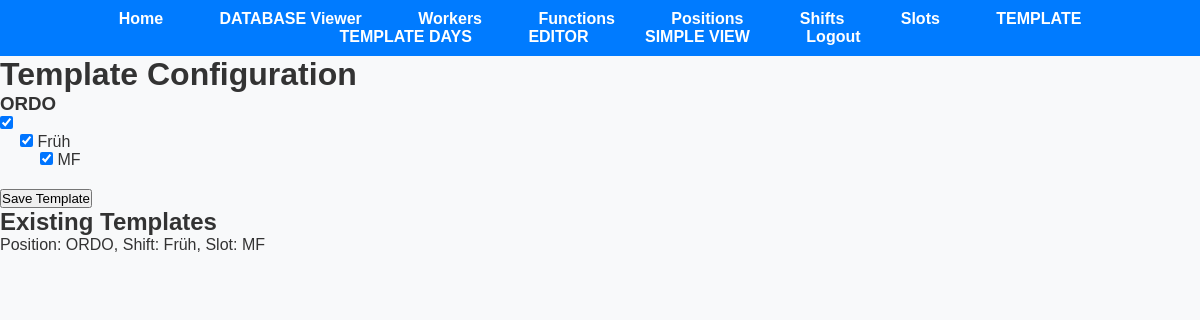
Page /template (signed in) on the earlier database version.
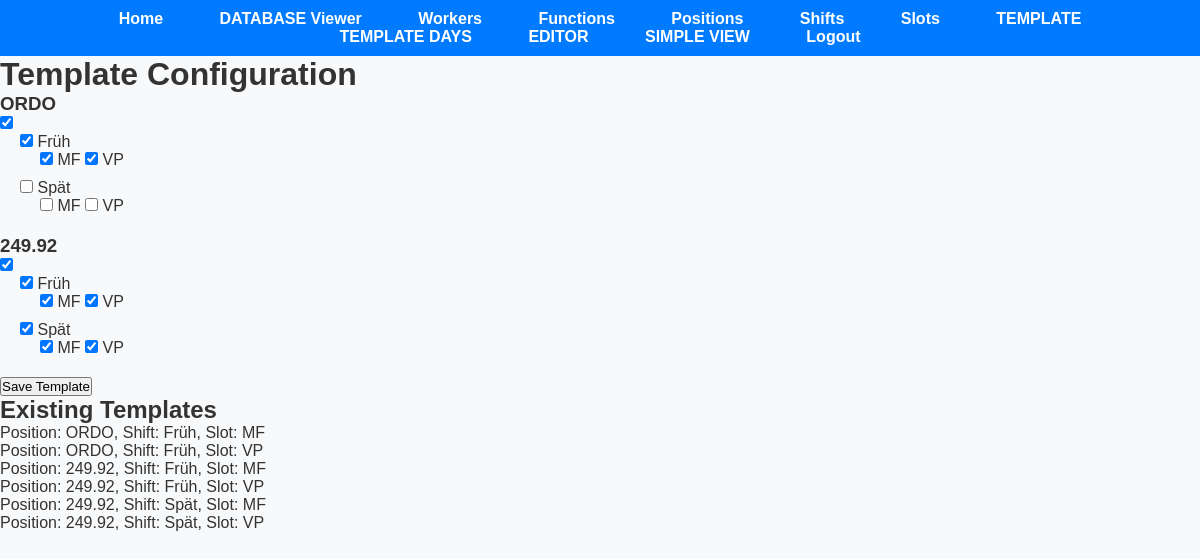
Same page on the later database version.
### app.py (models this page shows, shortened)
class Position(db.Model):
    position_id = db.Column(db.Integer, primary_key=True)
    user_id = db.Column(db.Integer, nullable=False)
    name = db.Column(db.String(50), nullable=False)

class Shift(db.Model):
    shift_id = db.Column(db.Integer, primary_key=True)
    user_id = db.Column(db.Integer, nullable=False)
    name = db.Column(db.String(50), nullable=False)

class Template(db.Model):
    id = db.Column(db.Integer, primary_key=True)
    user_id = db.Column(db.Integer, db.ForeignKey('user.id'), nullable=False)
    position_id = db.Column(db.Integer, db.ForeignKey('position.position_id'), nullable=False)
    shift_id = db.Column(db.Integer, db.ForeignKey('shift.shift_id'), nullable=False)
    slot_id = db.Column(db.Integer, db.ForeignKey('slot.slot_id'), nullable=False)
    user = db.relationship('User', backref=db.backref('templates', lazy=True))
    position = db.relationship('Position', backref='templates')
    shift = db.relationship('Shift', backref='templates')
    slot = db.relationship('Slot', backref='templates')

class Slot(db.Model):
    slot_id = db.Column(db.Integer, primary_key=True)
    user_id = db.Column(db.Integer, nullable=False)
    name = db.Column(db.String(50), nullable=False)

### app.py (the view, shortened to what this page needs)
@app.route('/template', methods=['GET', 'POST'])
@login_required
@employer_required
def template():
    user_id = current_user.id
    positions = Position.query.filter_by(user_id=user_id).all()
    shifts = Shift.query.filter_by(user_id=user_id).all()
    slots = Slot.query.filter_by(user_id=user_id).all()
    existing_templates = Template.query.filter_by(user_id=user_id).all()
    selected_combinations = {(template.position_id, template.shift_id, template.slot_id) for template in existing_templates}
    print(selected_combinations)  # Debugging: print selected_combinations to see its contents
    return render_template('template.html', positions=positions, shifts=shifts, slots=slots, selected_combinations=selected_combinations, existing_templates=existing_templates, shift_has_data=shift_has_data)

### app.py (called while the page is built)
@login_manager.user_loader
def load_user(user_id):
    return User.query.get(int(user_id))

def employer_required(func):
    @wraps(func)
    def decorated_function(*args, **kwargs):
        if not current_user.is_authenticated:
            flash('You must be logged in to view this page.', 'error')
            return redirect(url_for('login'))
        if current_user.role != 'employer':
            flash('You do not have permission to view this page.', 'error')
            return redirect('/')
        return func(*args, **kwargs)
    return decorated_function

def shift_has_data(existing_templates, position_id, shift_id):
    for template in existing_templates:
        if (template.position_id == position_id) and (template.shift_id == shift_id):
            return True
    return False

### templates/template.html (shortened to what this page needs)
<!DOCTYPE html>
<html lang="en">
<head>
    <link rel="stylesheet" href="{{ url_for('static', filename='styles.css') }}">
</head>
<body>
    {% include 'navbar.html' %}
    <h1>Template Configuration</h1>
    <form id="templateForm" method="post" action="{{ url_for('template') }}">
        <div id="positionsContainer">
            {% for position in positions %}
            <div class="position" data-position-id="{{ position.position_id }}">
                <h3>{{ position.name }}</h3>
                <input type="checkbox" name="positions[{{ position.position_id }}][include]" value="{{ position.position_id }}" {% if position.position_id in selected_combinations|map(attribute=0) %} checked {% endif %}>
                <div class="shifts">
                    {% for shift in shifts %}
                    <div class="shift">
                        <input type="checkbox" name="positions[{{ position.position_id }}][shifts][{{ shift.shift_id }}][include]" value="{{ shift.shift_id }}" {% if shift_has_data(existing_templates, position.position_id, shift.shift_id) %} checked {% endif %}>
                        {{ shift.name }}
                        <div class="slots">
                            {% for slot in slots %}
                            <input type="checkbox" name="positions[{{ position.position_id }}][shifts][{{ shift.shift_id }}][slots][{{ slot.slot_id }}]" value="{{ slot.slot_id }}" {% if (position.position_id, shift.shift_id, slot.slot_id) in selected_combinations %} checked {% endif %}>
                            {{ slot.name }}
                            {% endfor %}
                        </div>
                    </div>
                    {% endfor %}
                </div>
            </div>
            {% endfor %}
        </div>
        <button type="submit">Save Template</button>
    </form>
    <h2>Existing Templates</h2>
    <ul>
        {% for template in existing_templates %}
        <li>Position: {{ template.position.name }}, Shift: {{ template.shift.name }}, Slot: {{ template.slot.name }}</li>
        {% endfor %}
    </ul>
</body>
</html>

### templates/navbar.html (shortened to what this page needs)
<nav>
    <ul>
        <li><a href="/">Home</a></li>
        {% if current_user.is_authenticated and current_user.role == 'employer' %}
        <li><a href="/database_viewer">DATABASE Viewer</a></li>
        <li><a href="/workers">Workers</a></li>
        <li><a href="/functions">Functions</a></li>
        <li><a href="/positions">Positions</a></li>
        <li><a href="/shifts">Shifts</a></li>
        <li><a href="/slots">Slots</a></li>
        <li><a href="/template">TEMPLATE</a></li>
        <li><a href="/template_days">TEMPLATE DAYS</a></li>
        <li><a href="/editor">EDITOR</a></li>
        <li><a href="/simple_view">SIMPLE VIEW</a></li>
        {% endif %}
        {% if not current_user.is_authenticated %}
        <li><a href="/login">Login</a></li>
        <li><a href="/register">Register</a></li>
        {% else %}
        <li><a href="/logout">Logout</a></li>
        {% endif %}
    </ul>
</nav>

### static/styles.css (style rules this page uses)
* { margin: 0; padding: 0; box-sizing: border-box; }
body { font-family: Arial, sans-serif; background-color: #f8f9fa; color: #333; }
nav { background-color: #007bff; padding: 10px 0; }
nav ul { list-style-type: none; text-align: center; }
nav ul li { display: inline-block; margin: 0 10px; }
nav ul li a { color: #fff; text-decoration: none; font-weight: bold; padding: 8px 16px; border-radius: 5px; transition: background-color 0.3s ease; }

### templates/template.html (style rules this page uses)
.position { margin-bottom: 20px; }
.shift { margin-left: 20px; margin-bottom: 10px; }
.slots { margin-left: 20px; }

Differences in the rows shown:
added Slot: {{ position.position_id }} "☑", name "VP"
added Shift: name "Spät", Slot (name "MF")
added Position: name "249.92", position_id "☑", Shift (name "Früh"), Slot (name "MF")
added Template: position.name "ORDO", shift.name "Früh", slot.name "VP"
added Template: position.name "249.92", shift.name "Früh", slot.name "MF"
added Template: position.name "249.92", shift.name "Früh", slot.name "VP"
added Template: position.name "249.92", shift.name "Spät", slot.name "MF"
added Template: position.name "249.92", shift.name "Spät", slot.name "VP"
